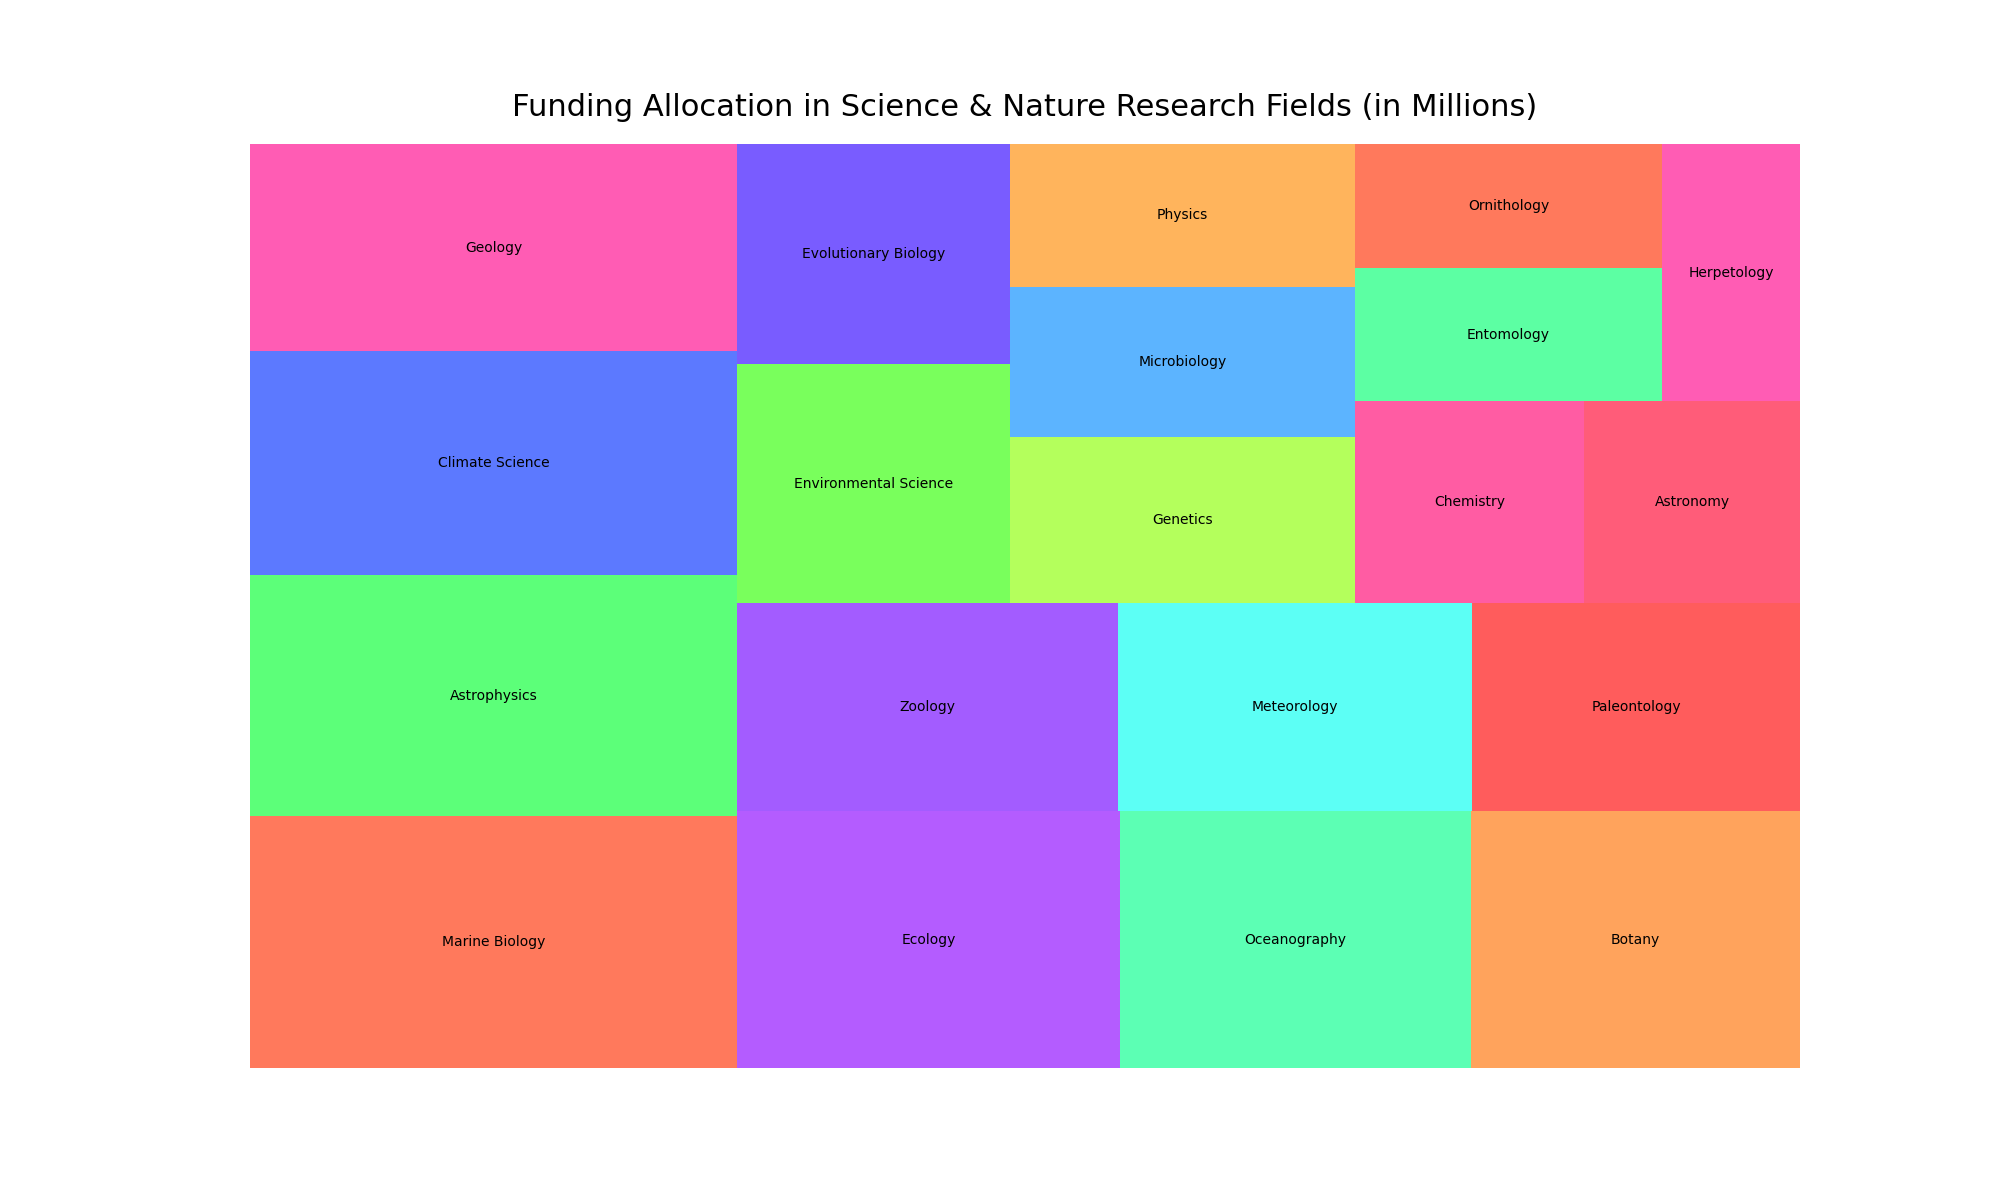

The Python source for this figure:

import matplotlib.pyplot as plt
import pandas as pd
import squarify

data = {
    'Field': [
        'Marine Biology', 'Astrophysics', 'Climate Science', 
        'Geology', 'Ecology', 'Oceanography', 'Botany', 'Zoology', 
        'Meteorology', 'Paleontology', 'Environmental Science', 
        'Evolutionary Biology', 'Genetics', 'Microbiology', 'Physics', 
        'Chemistry', 'Astronomy', 'Entomology', 'Ornithology', 'Herpetology'
    ],
    'Funding (Millions)': [
        4500, 4300, 4000, 3700, 3600, 3300, 3100, 2900, 
        2700, 2500, 2400, 2200, 2100, 1900, 1800, 1700, 
        1600, 1500, 1400, 1300
    ]
}

df = pd.DataFrame(data)

colors = [
    '#FF5733', '#33FF57', '#3357FF', '#FF33A1', '#A133FF', 
    '#33FFA1', '#FF8C33', '#8C33FF', '#33FFF3', '#FF3333', 
    '#57FF33', '#5733FF', '#A1FF33', '#33A1FF', '#FFA133', 
    '#FF338C', '#FF3357', '#33FF8C', '#FF5733', '#FF33A1'
]

plt.figure(figsize=(20, 12))

squarify.plot(sizes=df['Funding (Millions)'], label=df['Field'], color=colors, alpha=0.8)

plt.title('Funding Allocation in Science & Nature Research Fields (in Millions)', fontsize=22, pad=20)
plt.axis('off')
plt.show()
